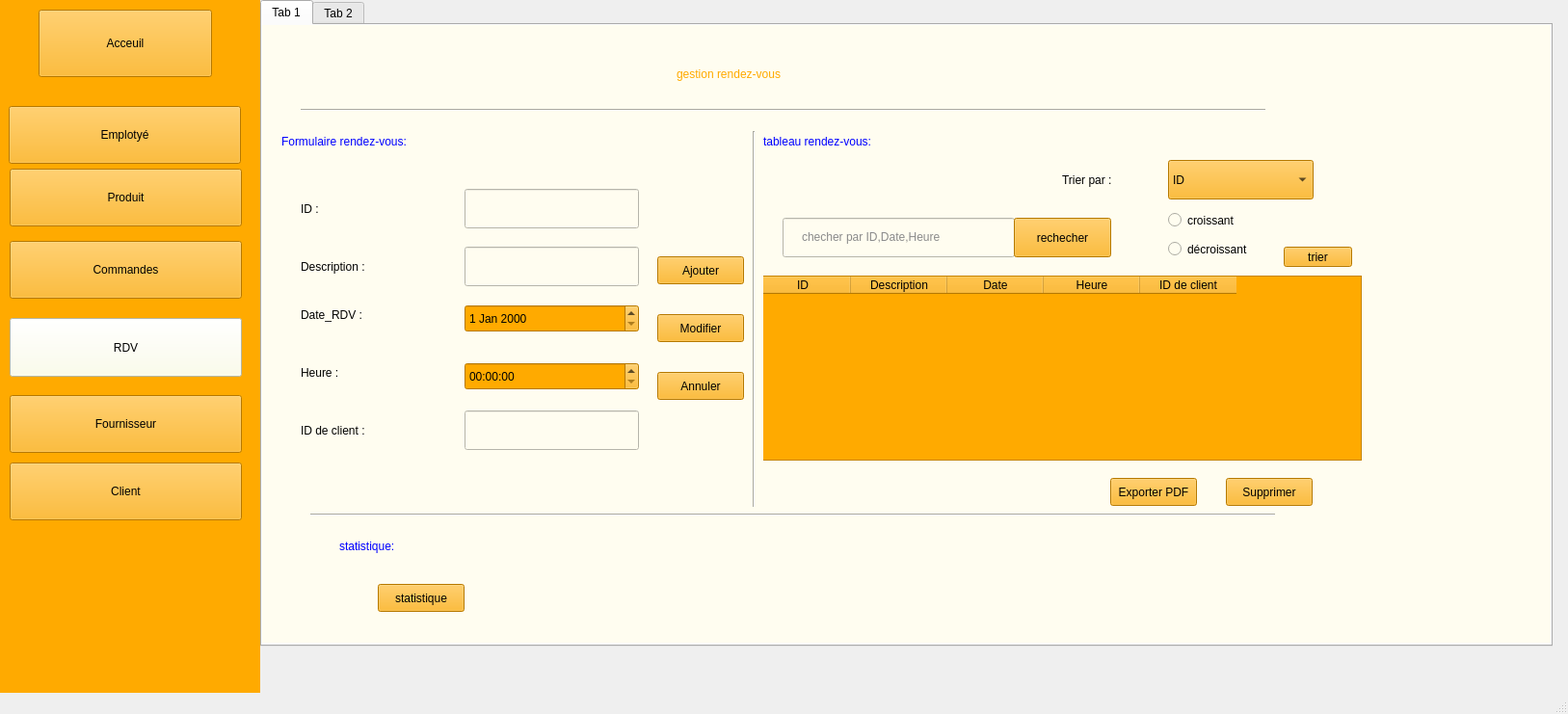
<?xml version="1.0" encoding="UTF-8"?>
<ui version="4.0">
 <class>MainWindow</class>
 <widget class="QMainWindow" name="MainWindow">
  <property name="geometry">
   <rect>
    <x>0</x>
    <y>0</y>
    <width>1627</width>
    <height>741</height>
   </rect>
  </property>
  <property name="windowTitle">
   <string>MainWindow</string>
  </property>
  <widget class="QWidget" name="centralwidget">
   <widget class="QWidget" name="widget_3" native="true">
    <property name="geometry">
     <rect>
      <x>-10</x>
      <y>-10</y>
      <width>280</width>
      <height>871</height>
     </rect>
    </property>
    <property name="styleSheet">
     <string notr="true">background-color: rgb(255, 170, 0);</string>
    </property>
    <widget class="QPushButton" name="acc">
     <property name="geometry">
      <rect>
       <x>50</x>
       <y>20</y>
       <width>180</width>
       <height>70</height>
      </rect>
     </property>
     <property name="styleSheet">
      <string notr="true">background-color: rgb(255, 170, 0);
color: rgb(0, 0, 0);</string>
     </property>
     <property name="text">
      <string>Acceuil</string>
     </property>
    </widget>
    <widget class="QPushButton" name="emp_2">
     <property name="geometry">
      <rect>
       <x>19</x>
       <y>120</y>
       <width>241</width>
       <height>60</height>
      </rect>
     </property>
     <property name="styleSheet">
      <string notr="true">background-color: rgb(255, 170, 0);
color: rgb(0, 0, 0);</string>
     </property>
     <property name="text">
      <string>Emplotyé</string>
     </property>
    </widget>
    <widget class="QPushButton" name="btnMenuProduit">
     <property name="geometry">
      <rect>
       <x>20</x>
       <y>185</y>
       <width>241</width>
       <height>60</height>
      </rect>
     </property>
     <property name="styleSheet">
      <string notr="true">background-color: rgb(255, 170, 0);
color: rgb(0, 0, 0);</string>
     </property>
     <property name="text">
      <string>Produit</string>
     </property>
    </widget>
    <widget class="QPushButton" name="btnMenuFournisseur">
     <property name="geometry">
      <rect>
       <x>20</x>
       <y>420</y>
       <width>241</width>
       <height>60</height>
      </rect>
     </property>
     <property name="styleSheet">
      <string notr="true">background-color: rgb(255, 170, 0);
color: rgb(0, 0, 0);</string>
     </property>
     <property name="text">
      <string>Fournisseur</string>
     </property>
    </widget>
    <widget class="QPushButton" name="client">
     <property name="geometry">
      <rect>
       <x>20</x>
       <y>490</y>
       <width>241</width>
       <height>60</height>
      </rect>
     </property>
     <property name="styleSheet">
      <string notr="true">background-color: rgb(255, 170, 0);
color: rgb(0, 0, 0);</string>
     </property>
     <property name="text">
      <string>Client</string>
     </property>
    </widget>
    <widget class="QPushButton" name="command_2">
     <property name="geometry">
      <rect>
       <x>20</x>
       <y>260</y>
       <width>241</width>
       <height>60</height>
      </rect>
     </property>
     <property name="styleSheet">
      <string notr="true">background-color: rgb(255, 170, 0);
color: rgb(0, 0, 0);</string>
     </property>
     <property name="text">
      <string>Commandes</string>
     </property>
    </widget>
    <widget class="QPushButton" name="menubtnFournisseur">
     <property name="geometry">
      <rect>
       <x>20</x>
       <y>340</y>
       <width>241</width>
       <height>61</height>
      </rect>
     </property>
     <property name="styleSheet">
      <string notr="true">background-color: rgb(255, 170, 0);
background-color: rgb(254, 255, 230);
color: rgb(0, 0, 0);</string>
     </property>
     <property name="text">
      <string>RDV</string>
     </property>
    </widget>
   </widget>
   <widget class="QTabWidget" name="tabWidget_5">
    <property name="geometry">
     <rect>
      <x>270</x>
      <y>0</y>
      <width>1341</width>
      <height>671</height>
     </rect>
    </property>
    <property name="currentIndex">
     <number>0</number>
    </property>
    <widget class="QWidget" name="tab_11">
     <attribute name="title">
      <string>Tab 1</string>
     </attribute>
     <widget class="QWidget" name="widget_7" native="true">
      <property name="geometry">
       <rect>
        <x>0</x>
        <y>0</y>
        <width>1581</width>
        <height>641</height>
       </rect>
      </property>
      <property name="styleSheet">
       <string notr="true">background-color: rgb(255, 253, 240);</string>
      </property>
      <widget class="QLabel" name="label_76">
       <property name="geometry">
        <rect>
         <x>40</x>
         <y>340</y>
         <width>131</width>
         <height>41</height>
        </rect>
       </property>
       <property name="styleSheet">
        <string notr="true">font: 900 italic 12pt &quot;Segoe UI&quot;;
color: rgb(0, 0, 0);</string>
       </property>
       <property name="text">
        <string>Heure :</string>
       </property>
      </widget>
      <widget class="QLabel" name="label_77">
       <property name="geometry">
        <rect>
         <x>40</x>
         <y>400</y>
         <width>191</width>
         <height>41</height>
        </rect>
       </property>
       <property name="styleSheet">
        <string notr="true">font: 900 italic 12pt &quot;Segoe UI&quot;;
color: rgb(0, 0, 0);</string>
       </property>
       <property name="text">
        <string>ID de client :</string>
       </property>
      </widget>
      <widget class="QLineEdit" name="lineEdit_43">
       <property name="geometry">
        <rect>
         <x>210</x>
         <y>170</y>
         <width>181</width>
         <height>41</height>
        </rect>
       </property>
       <property name="styleSheet">
        <string notr="true">color: rgb(0, 0, 0);</string>
       </property>
      </widget>
      <widget class="QRadioButton" name="radioButton_15">
       <property name="geometry">
        <rect>
         <x>940</x>
         <y>190</y>
         <width>111</width>
         <height>25</height>
        </rect>
       </property>
       <property name="styleSheet">
        <string notr="true">color: rgb(0, 0, 0);</string>
       </property>
       <property name="text">
        <string>croissant</string>
       </property>
      </widget>
      <widget class="QLineEdit" name="lineEdit_45">
       <property name="geometry">
        <rect>
         <x>210</x>
         <y>400</y>
         <width>181</width>
         <height>41</height>
        </rect>
       </property>
       <property name="styleSheet">
        <string notr="true">color: rgb(0, 0, 0);</string>
       </property>
      </widget>
      <widget class="QPushButton" name="pushButton_58">
       <property name="geometry">
        <rect>
         <x>410</x>
         <y>240</y>
         <width>90</width>
         <height>29</height>
        </rect>
       </property>
       <property name="styleSheet">
        <string notr="true">background-color: rgb(255, 170, 0);
color: rgb(0, 0, 0);</string>
       </property>
       <property name="text">
        <string>Ajouter</string>
       </property>
      </widget>
      <widget class="QPushButton" name="pushButton_59">
       <property name="geometry">
        <rect>
         <x>410</x>
         <y>300</y>
         <width>90</width>
         <height>29</height>
        </rect>
       </property>
       <property name="styleSheet">
        <string notr="true">background-color: rgb(255, 170, 0);
color: rgb(0, 0, 0);</string>
       </property>
       <property name="text">
        <string>Modifier</string>
       </property>
      </widget>
      <widget class="QPushButton" name="pushButton_60">
       <property name="geometry">
        <rect>
         <x>410</x>
         <y>360</y>
         <width>90</width>
         <height>29</height>
        </rect>
       </property>
       <property name="styleSheet">
        <string notr="true">background-color: rgb(255, 170, 0);
color: rgb(0, 0, 0);</string>
       </property>
       <property name="text">
        <string>Annuler</string>
       </property>
      </widget>
      <widget class="QLabel" name="label_78">
       <property name="geometry">
        <rect>
         <x>830</x>
         <y>140</y>
         <width>131</width>
         <height>41</height>
        </rect>
       </property>
       <property name="styleSheet">
        <string notr="true">font: 900 italic 12pt &quot;Segoe UI&quot;;
color: rgb(0, 0, 0);</string>
       </property>
       <property name="text">
        <string>Trier par :</string>
       </property>
      </widget>
      <widget class="QComboBox" name="comboBox_16">
       <property name="geometry">
        <rect>
         <x>940</x>
         <y>140</y>
         <width>151</width>
         <height>41</height>
        </rect>
       </property>
       <property name="styleSheet">
        <string notr="true">color: rgb(0, 0, 0);
background-color: rgb(255, 170, 0);</string>
       </property>
       <item>
        <property name="text">
         <string>ID</string>
        </property>
       </item>
       <item>
        <property name="text">
         <string>Date</string>
        </property>
       </item>
       <item>
        <property name="text">
         <string>Heure</string>
        </property>
       </item>
      </widget>
      <widget class="QRadioButton" name="radioButton_16">
       <property name="geometry">
        <rect>
         <x>940</x>
         <y>220</y>
         <width>111</width>
         <height>25</height>
        </rect>
       </property>
       <property name="styleSheet">
        <string notr="true">color: rgb(0, 0, 0);</string>
       </property>
       <property name="text">
        <string>décroissant</string>
       </property>
      </widget>
      <widget class="QLineEdit" name="lineEdit_46">
       <property name="geometry">
        <rect>
         <x>540</x>
         <y>200</y>
         <width>241</width>
         <height>41</height>
        </rect>
       </property>
       <property name="styleSheet">
        <string notr="true">color: rgb(0, 0, 0);</string>
       </property>
      </widget>
      <widget class="QPushButton" name="pushButton_61">
       <property name="geometry">
        <rect>
         <x>780</x>
         <y>200</y>
         <width>101</width>
         <height>41</height>
        </rect>
       </property>
       <property name="styleSheet">
        <string notr="true">background-color: rgb(255, 170, 0);
color: rgb(0, 0, 0);</string>
       </property>
       <property name="text">
        <string>rechecher</string>
       </property>
      </widget>
      <widget class="QLabel" name="label_79">
       <property name="geometry">
        <rect>
         <x>560</x>
         <y>210</y>
         <width>191</width>
         <height>20</height>
        </rect>
       </property>
       <property name="styleSheet">
        <string notr="true">color: rgb(138, 138, 138);</string>
       </property>
       <property name="text">
        <string>checher par ID,Date,Heure</string>
       </property>
      </widget>
      <widget class="QTableWidget" name="tableWidget_8">
       <property name="geometry">
        <rect>
         <x>510</x>
         <y>260</y>
         <width>631</width>
         <height>192</height>
        </rect>
       </property>
       <property name="styleSheet">
        <string notr="true">color: rgb(0, 0, 0);
background-color: rgb(255, 170, 0);</string>
       </property>
       <column>
        <property name="text">
         <string>ID</string>
        </property>
       </column>
       <column>
        <property name="text">
         <string>Description</string>
        </property>
       </column>
       <column>
        <property name="text">
         <string>Date</string>
        </property>
       </column>
       <column>
        <property name="text">
         <string>Heure</string>
        </property>
       </column>
       <column>
        <property name="text">
         <string>ID de client</string>
        </property>
       </column>
      </widget>
      <widget class="Line" name="line_21">
       <property name="geometry">
        <rect>
         <x>500</x>
         <y>110</y>
         <width>20</width>
         <height>401</height>
        </rect>
       </property>
       <property name="orientation">
        <enum>Qt::Orientation::Vertical</enum>
       </property>
      </widget>
      <widget class="QPushButton" name="pushButton_62">
       <property name="geometry">
        <rect>
         <x>1000</x>
         <y>470</y>
         <width>90</width>
         <height>29</height>
        </rect>
       </property>
       <property name="styleSheet">
        <string notr="true">background-color: rgb(255, 170, 0);
color: rgb(0, 0, 0);</string>
       </property>
       <property name="text">
        <string>Supprimer</string>
       </property>
      </widget>
      <widget class="Line" name="line_22">
       <property name="geometry">
        <rect>
         <x>50</x>
         <y>500</y>
         <width>1001</width>
         <height>16</height>
        </rect>
       </property>
       <property name="orientation">
        <enum>Qt::Orientation::Horizontal</enum>
       </property>
      </widget>
      <widget class="QPushButton" name="pushButton_63">
       <property name="geometry">
        <rect>
         <x>880</x>
         <y>470</y>
         <width>90</width>
         <height>29</height>
        </rect>
       </property>
       <property name="styleSheet">
        <string notr="true">background-color: rgb(255, 170, 0);
color: rgb(0, 0, 0);</string>
       </property>
       <property name="text">
        <string>Exporter PDF</string>
       </property>
      </widget>
      <widget class="QPushButton" name="pushButton_64">
       <property name="geometry">
        <rect>
         <x>1060</x>
         <y>230</y>
         <width>71</width>
         <height>21</height>
        </rect>
       </property>
       <property name="styleSheet">
        <string notr="true">background-color: rgb(255, 170, 0);
color: rgb(0, 0, 0);</string>
       </property>
       <property name="text">
        <string>trier</string>
       </property>
      </widget>
      <widget class="QLabel" name="label_80">
       <property name="geometry">
        <rect>
         <x>40</x>
         <y>280</y>
         <width>131</width>
         <height>41</height>
        </rect>
       </property>
       <property name="styleSheet">
        <string notr="true">font: 900 italic 12pt &quot;Segoe UI&quot;;
color: rgb(0, 0, 0);</string>
       </property>
       <property name="text">
        <string>Date_RDV :</string>
       </property>
      </widget>
      <widget class="QLabel" name="label_81">
       <property name="geometry">
        <rect>
         <x>40</x>
         <y>230</y>
         <width>131</width>
         <height>41</height>
        </rect>
       </property>
       <property name="styleSheet">
        <string notr="true">font: 900 italic 12pt &quot;Segoe UI&quot;;
color: rgb(0, 0, 0);</string>
       </property>
       <property name="text">
        <string>Description :</string>
       </property>
      </widget>
      <widget class="QLineEdit" name="lineEdit_48">
       <property name="geometry">
        <rect>
         <x>210</x>
         <y>230</y>
         <width>181</width>
         <height>41</height>
        </rect>
       </property>
       <property name="styleSheet">
        <string notr="true">color: rgb(0, 0, 0);</string>
       </property>
      </widget>
      <widget class="QLabel" name="label_82">
       <property name="geometry">
        <rect>
         <x>40</x>
         <y>170</y>
         <width>131</width>
         <height>41</height>
        </rect>
       </property>
       <property name="styleSheet">
        <string notr="true">font: 900 italic 12pt &quot;Segoe UI&quot;;
color: rgb(0, 0, 0);</string>
       </property>
       <property name="text">
        <string>ID :</string>
       </property>
      </widget>
      <widget class="QLabel" name="label_83">
       <property name="geometry">
        <rect>
         <x>430</x>
         <y>30</y>
         <width>281</width>
         <height>41</height>
        </rect>
       </property>
       <property name="styleSheet">
        <string notr="true">font: 900 italic 16pt &quot;Segoe UI&quot;;
color: rgb(255, 170, 0);</string>
       </property>
       <property name="text">
        <string>gestion rendez-vous</string>
       </property>
      </widget>
      <widget class="QLabel" name="label_84">
       <property name="geometry">
        <rect>
         <x>20</x>
         <y>100</y>
         <width>361</width>
         <height>41</height>
        </rect>
       </property>
       <property name="styleSheet">
        <string notr="true">font: 900 italic 16pt &quot;Segoe UI&quot;;
color: rgb(0, 0, 255);</string>
       </property>
       <property name="text">
        <string>Formulaire rendez-vous:</string>
       </property>
      </widget>
      <widget class="QLabel" name="label_85">
       <property name="geometry">
        <rect>
         <x>520</x>
         <y>100</y>
         <width>281</width>
         <height>41</height>
        </rect>
       </property>
       <property name="styleSheet">
        <string notr="true">font: 900 italic 16pt &quot;Segoe UI&quot;;
color: rgb(0, 0, 255);</string>
       </property>
       <property name="text">
        <string>tableau rendez-vous:</string>
       </property>
      </widget>
      <widget class="Line" name="line_23">
       <property name="geometry">
        <rect>
         <x>40</x>
         <y>80</y>
         <width>1001</width>
         <height>16</height>
        </rect>
       </property>
       <property name="orientation">
        <enum>Qt::Orientation::Horizontal</enum>
       </property>
      </widget>
      <widget class="QLabel" name="labelStatistiqueFournisseur">
       <property name="geometry">
        <rect>
         <x>80</x>
         <y>520</y>
         <width>411</width>
         <height>41</height>
        </rect>
       </property>
       <property name="styleSheet">
        <string notr="true">font: 900 italic 16pt &quot;Segoe UI&quot;;
color: rgb(0, 0, 255);</string>
       </property>
       <property name="text">
        <string>statistique:</string>
       </property>
      </widget>
      <widget class="QPushButton" name="btnStatistiqueFournisseur">
       <property name="geometry">
        <rect>
         <x>120</x>
         <y>580</y>
         <width>90</width>
         <height>29</height>
        </rect>
       </property>
       <property name="styleSheet">
        <string notr="true">background-color: rgb(255, 170, 0);
color: rgb(0, 0, 0);</string>
       </property>
       <property name="text">
        <string>statistique</string>
       </property>
      </widget>
      <widget class="QDateEdit" name="dateEdit">
       <property name="geometry">
        <rect>
         <x>210</x>
         <y>290</y>
         <width>181</width>
         <height>29</height>
        </rect>
       </property>
       <property name="styleSheet">
        <string notr="true">background-color: rgb(255, 170, 0);</string>
       </property>
      </widget>
      <widget class="QTimeEdit" name="timeEdit_2">
       <property name="geometry">
        <rect>
         <x>210</x>
         <y>350</y>
         <width>181</width>
         <height>29</height>
        </rect>
       </property>
       <property name="styleSheet">
        <string notr="true">background-color: rgb(255, 170, 0);</string>
       </property>
      </widget>
     </widget>
    </widget>
    <widget class="QWidget" name="tab_12">
     <attribute name="title">
      <string>Tab 2</string>
     </attribute>
     <widget class="QTableWidget" name="tableWidgetStatFournisseur">
      <property name="geometry">
       <rect>
        <x>10</x>
        <y>20</y>
        <width>1241</width>
        <height>551</height>
       </rect>
      </property>
     </widget>
    </widget>
   </widget>
  </widget>
  <widget class="QMenuBar" name="menubar">
   <property name="geometry">
    <rect>
     <x>0</x>
     <y>0</y>
     <width>1627</width>
     <height>25</height>
    </rect>
   </property>
  </widget>
  <widget class="QStatusBar" name="statusbar"/>
 </widget>
 <resources/>
 <connections/>
</ui>
